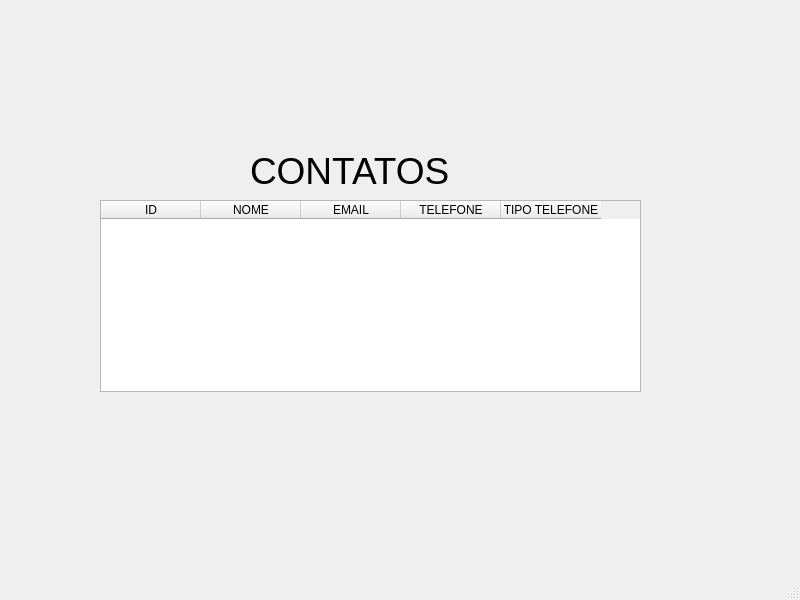
<?xml version="1.0" encoding="UTF-8"?>
<ui version="4.0">
 <class>MainWindow</class>
 <widget class="QMainWindow" name="MainWindow">
  <property name="geometry">
   <rect>
    <x>0</x>
    <y>0</y>
    <width>800</width>
    <height>600</height>
   </rect>
  </property>
  <property name="windowTitle">
   <string>MainWindow</string>
  </property>
  <widget class="QWidget" name="centralwidget">
   <widget class="QTableWidget" name="tableWidget">
    <property name="geometry">
     <rect>
      <x>100</x>
      <y>200</y>
      <width>541</width>
      <height>192</height>
     </rect>
    </property>
    <column>
     <property name="text">
      <string>ID</string>
     </property>
    </column>
    <column>
     <property name="text">
      <string>NOME</string>
     </property>
    </column>
    <column>
     <property name="text">
      <string>EMAIL</string>
     </property>
    </column>
    <column>
     <property name="text">
      <string>TELEFONE</string>
     </property>
    </column>
    <column>
     <property name="text">
      <string>TIPO TELEFONE</string>
     </property>
    </column>
   </widget>
   <widget class="QLabel" name="label">
    <property name="geometry">
     <rect>
      <x>250</x>
      <y>150</y>
      <width>271</width>
      <height>41</height>
     </rect>
    </property>
    <property name="font">
     <font>
      <family>Nirmala UI</family>
      <pointsize>28</pointsize>
      <weight>50</weight>
      <bold>false</bold>
     </font>
    </property>
    <property name="text">
     <string>CONTATOS</string>
    </property>
   </widget>
  </widget>
  <widget class="QMenuBar" name="menubar">
   <property name="geometry">
    <rect>
     <x>0</x>
     <y>0</y>
     <width>800</width>
     <height>21</height>
    </rect>
   </property>
  </widget>
  <widget class="QStatusBar" name="statusbar"/>
 </widget>
 <resources/>
 <connections/>
</ui>
